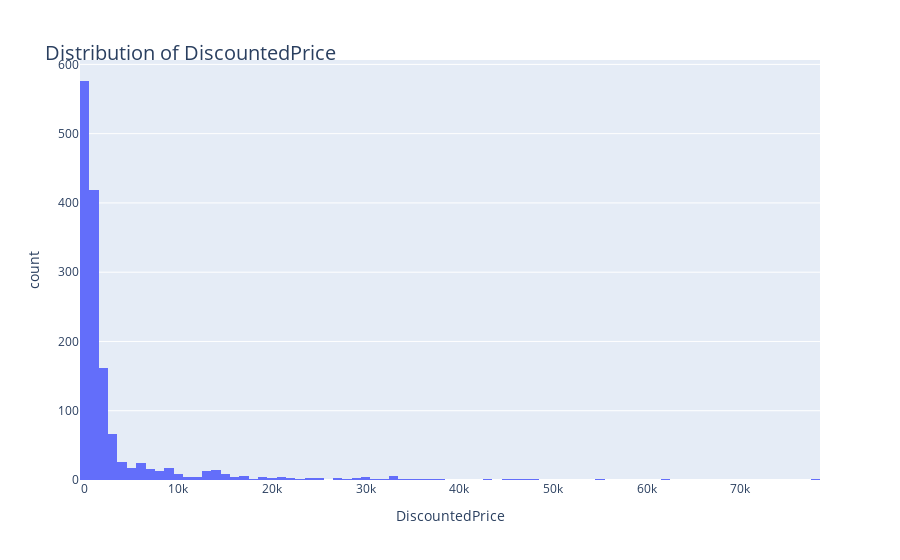
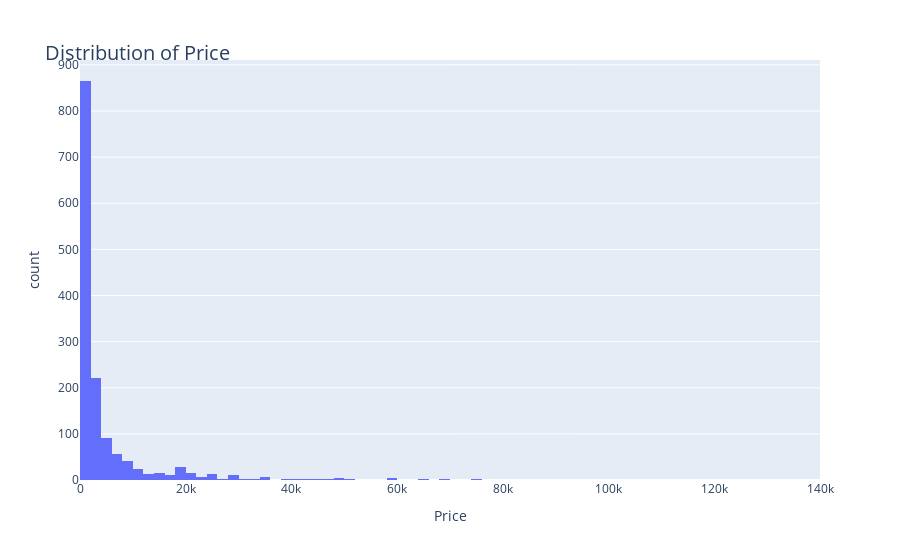
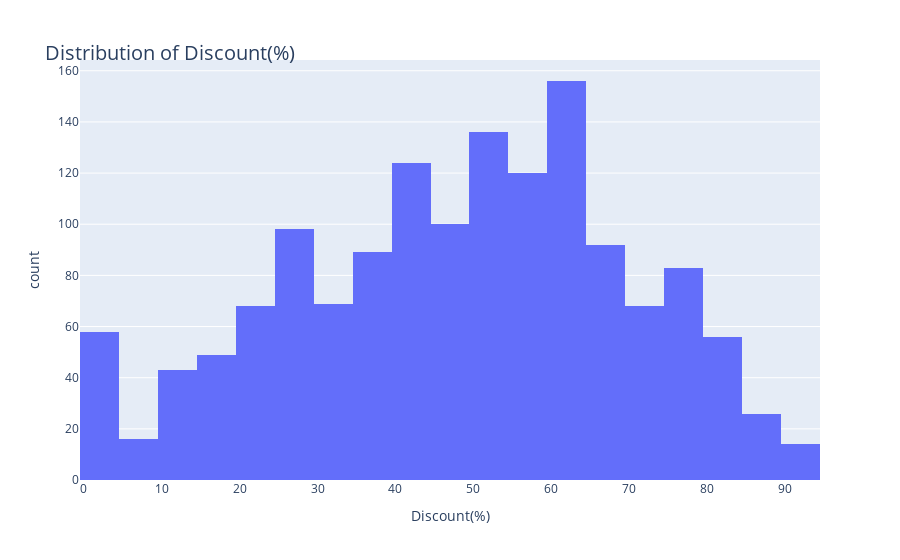
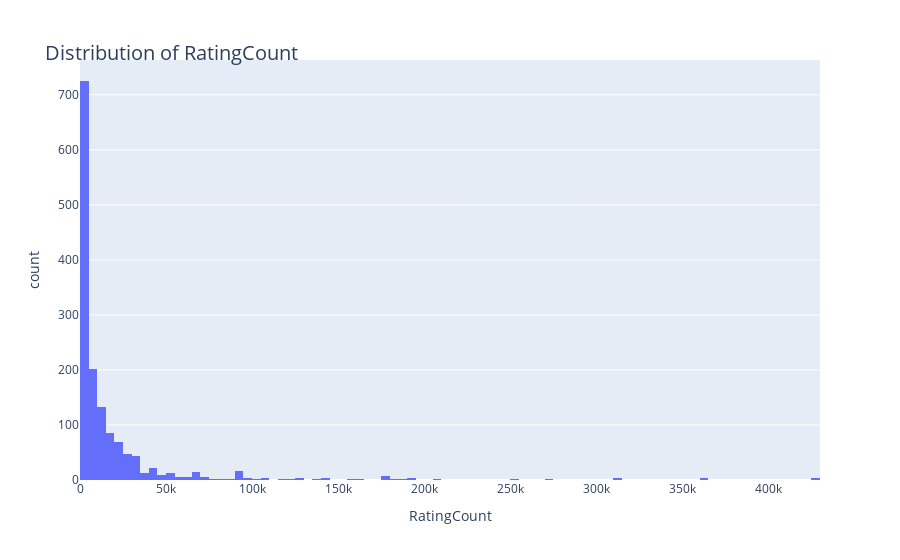

The cell these charts' notebook holds for them, in order:
### Markdown cell above
### Univariate Analysis

### Code cell
for i, column in enumerate(["DiscountedPrice","Price","Discount(%)","RatingCount","Rating","Originalprice","maincategory",
                            "org_bin","price_bin","Dis_bin","Rev"]):
    fig = px.histogram(df1, x=column)
    fig.update_layout(
    title=dict(text=f"Distribution of {column}", font=dict(size=20), automargin=True, yref='paper')
)
    fig.show()

### Figure 1 — Plotly figure (JSON) as saved in the notebook; plotly's stock layout.template omitted (floating-point values rounded to 4 significant figures; data arrays with more than 128 entries replaced by an {"elided": "..."} marker saying what was removed)
{"data": [{"alignmentgroup": "True", "bingroup": "x", "hovertemplate": "DiscountedPrice=%{x}<br>count=%{y}<extra></extra>", "legendgroup": "", "marker": {"color": "#636efa", "pattern": {"shape": ""}}, "name": "", "offsetgroup": "", "orientation": "v", "showlegend": false, "type": "histogram", "x": {"elided": "1465 float values"}, "xaxis": "x", "yaxis": "y"}], "layout": {"barmode": "relative", "legend": {"tracegroupgap": 0}, "margin": {"t": 60}, "title": {"automargin": true, "font": {"size": 20}, "text": "Distribution of DiscountedPrice", "yref": "paper"}, "xaxis": {"anchor": "y", "domain": [0, 1], "title": {"text": "DiscountedPrice"}}, "yaxis": {"anchor": "x", "domain": [0, 1], "title": {"text": "count"}}}}

### Figure 2 — Plotly figure (JSON) as saved in the notebook; plotly's stock layout.template omitted (floating-point values rounded to 4 significant figures; data arrays with more than 128 entries replaced by an {"elided": "..."} marker saying what was removed)
{"data": [{"alignmentgroup": "True", "bingroup": "x", "hovertemplate": "Price=%{x}<br>count=%{y}<extra></extra>", "legendgroup": "", "marker": {"color": "#636efa", "pattern": {"shape": ""}}, "name": "", "offsetgroup": "", "orientation": "v", "showlegend": false, "type": "histogram", "x": {"elided": "1465 float values"}, "xaxis": "x", "yaxis": "y"}], "layout": {"barmode": "relative", "legend": {"tracegroupgap": 0}, "margin": {"t": 60}, "title": {"automargin": true, "font": {"size": 20}, "text": "Distribution of Price", "yref": "paper"}, "xaxis": {"anchor": "y", "domain": [0, 1], "title": {"text": "Price"}}, "yaxis": {"anchor": "x", "domain": [0, 1], "title": {"text": "count"}}}}

### Figure 3 — Plotly figure (JSON) as saved in the notebook; plotly's stock layout.template omitted (floating-point values rounded to 4 significant figures; data arrays with more than 128 entries replaced by an {"elided": "..."} marker saying what was removed)
{"data": [{"alignmentgroup": "True", "bingroup": "x", "hovertemplate": "Discount(%)=%{x}<br>count=%{y}<extra></extra>", "legendgroup": "", "marker": {"color": "#636efa", "pattern": {"shape": ""}}, "name": "", "offsetgroup": "", "orientation": "v", "showlegend": false, "type": "histogram", "x": {"elided": "1465 int values"}, "xaxis": "x", "yaxis": "y"}], "layout": {"barmode": "relative", "legend": {"tracegroupgap": 0}, "margin": {"t": 60}, "title": {"automargin": true, "font": {"size": 20}, "text": "Distribution of Discount(%)", "yref": "paper"}, "xaxis": {"anchor": "y", "domain": [0, 1], "title": {"text": "Discount(%)"}}, "yaxis": {"anchor": "x", "domain": [0, 1], "title": {"text": "count"}}}}

### Figure 4 — Plotly figure (JSON) as saved in the notebook; plotly's stock layout.template omitted (floating-point values rounded to 4 significant figures; data arrays with more than 128 entries replaced by an {"elided": "..."} marker saying what was removed)
{"data": [{"alignmentgroup": "True", "bingroup": "x", "hovertemplate": "RatingCount=%{x}<br>count=%{y}<extra></extra>", "legendgroup": "", "marker": {"color": "#636efa", "pattern": {"shape": ""}}, "name": "", "offsetgroup": "", "orientation": "v", "showlegend": false, "type": "histogram", "x": {"elided": "1465 int values"}, "xaxis": "x", "yaxis": "y"}], "layout": {"barmode": "relative", "legend": {"tracegroupgap": 0}, "margin": {"t": 60}, "title": {"automargin": true, "font": {"size": 20}, "text": "Distribution of RatingCount", "yref": "paper"}, "xaxis": {"anchor": "y", "domain": [0, 1], "title": {"text": "RatingCount"}}, "yaxis": {"anchor": "x", "domain": [0, 1], "title": {"text": "count"}}}}
